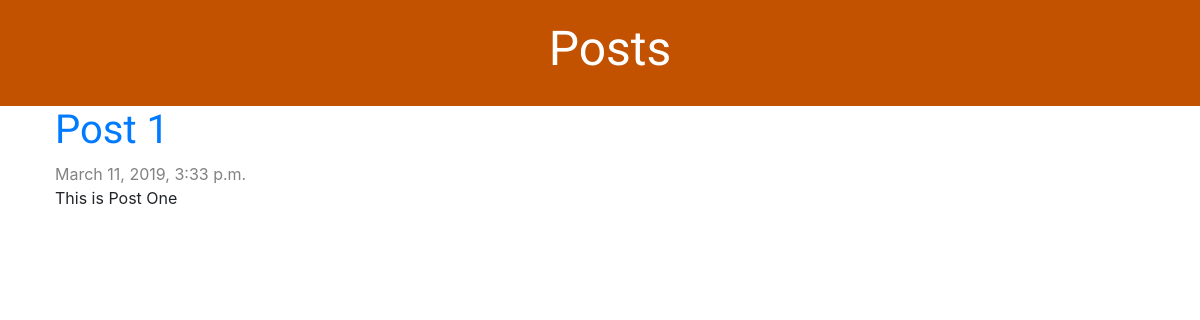
Before: / with the older database file.
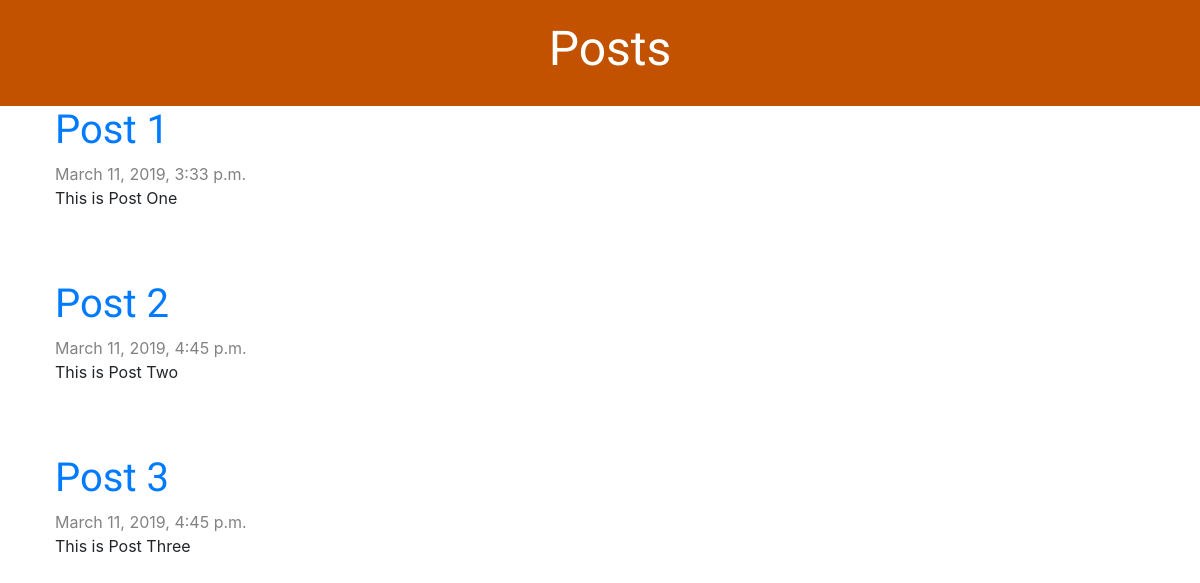
After: the same page with the newer database file.
### blog/models.py (models this page shows, shortened)
class Post(models.Model):
    author = models.ForeignKey(settings.AUTH_USER_MODEL, on_delete=models.CASCADE)
    title = models.CharField(max_length=200)
    text = models.TextField()
    created_date = models.DateTimeField(default=timezone.now)
    published_date = models.DateTimeField(blank=True, null=True)

### blog/views.py (the view)
# urls.py: path('', views.post_list, name='post_list'),
def post_list(request):
    posts = Post.objects.filter(published_date__lte=timezone.now()).order_by('published_date')
    return render(request, 'blog/post_list.html', {'posts': posts})

### blog/templates/blog/post_list.html
{% extends 'blog/base.html' %}
{% block content %}
    {% for post in posts %}
        <div class="post">
            <h1><a href="{% url 'post_detail' pk=post.pk %}">{{ post.title }}</a></h1>
            <div class="date">
                {{ post.published_date }}
            </div>
            <p>{{ post.text|linebreaksbr }}</p>
        </div>
    {% endfor %}
{% endblock %}

### blog/templates/blog/base.html (shortened to what this page needs)
{% load static %}
<html>
    <head>
        <link rel="stylesheet" href="//maxcdn.bootstrapcdn.com/bootstrap/4.3.1/css/bootstrap.min.css">
        <link rel="stylesheet" href="//maxcdn.bootstrapcdn.com/bootstrap/4.3.1/css/bootstrap-theme.min.css">
        <link rel="stylesheet" href="{% static 'css/blog.css' %}">
    </head>
    <body>
        <div class="page-header">
            <h1 align="center">Posts</h1>
        </div>
        <div class="content container">
            <div class="row">
                <div class="col-md-8">
                {% block content %}
                {% endblock %}
                </div>
            </div>
        </div>
    </body>
</html>

### blog/static/css/blog.css (style rules this page uses)
.page-header { background-color: #C25100; margin-top: 0; padding: 20px 20px 20px 40px; }
.page-header h1, .page-header h1 a, .page-header h1 a:visited, .page-header h1 a:active { color: #ffffff; font-size: 36pt; text-decoration: none; }
.content { margin-left: 40px; }
h1, h2, h3, h4 { font-family: 'Lobster', cursive; }
.date { color: #828282; }
.post { margin-bottom: 70px; }

Changed rows visible on the page:
added Post: title "Post 2", published_date "March 11, 2019, 4:45 p.m.", text "This is Post Two"
added Post: title "Post 3", published_date "March 11, 2019, 4:45 p.m.", text "This is Post Three"
